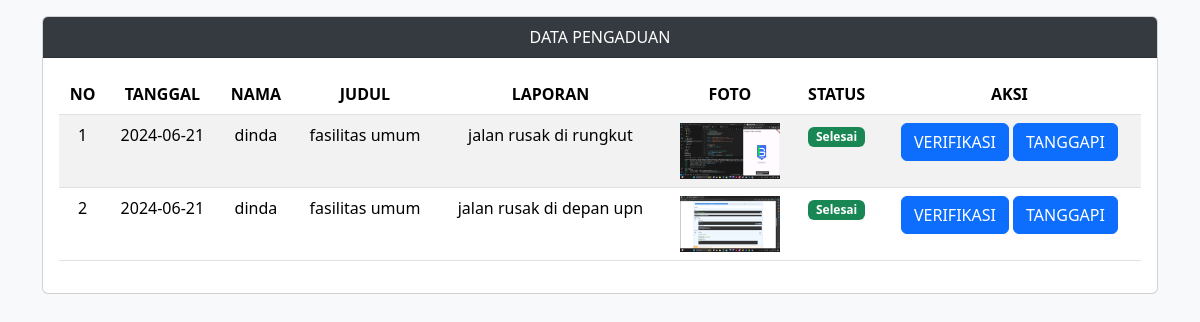
/admin/data_pengaduan.php, run on the app's committed database.
### tables this page shows
CREATE TABLE `pengaduan` (
  `id_pengaduan` int(11) NOT NULL,
  `tgl_pengaduan` date NOT NULL,
  `nik` char(16) NOT NULL,
  `judul_laporan` varchar(50) NOT NULL,
  `isi_laporan` text NOT NULL,
  `foto` varchar(255) NOT NULL,
  `status` enum('menunggu','proses','selesai') NOT NULL
);

CREATE TABLE `masyarakat` (
  `nik` char(16) NOT NULL,
  `nama` varchar(35) NOT NULL,
  `username` varchar(25) NOT NULL,
  `password` varchar(32) NOT NULL,
  `telp` varchar(13) NOT NULL,
  `level` varchar(10) NOT NULL
);

### admin/data_pengaduan.php (the view, shortened to what this page needs)
<!DOCTYPE html>
<html lang="en">
<head>
  <link rel="stylesheet" type="text/css" href="../assets/css/bootstrap.min.css">
</head>
<body>
<div class="container">
  <div class="row">
    <div class="col-md-12 mt-3">
      <div class="card">
        <div class="card-header">
          DATA PENGADUAN
        </div>
        <div class="card-body">
          <table class="table table-striped">
            <thead>
              <tr>
                <th>NO</th>
                <th>TANGGAL</th>
                <th>NAMA</th>
                <th>JUDUL</th>
                <th>LAPORAN</th>
                <th>FOTO</th>
                <th>STATUS</th>
                <th>AKSI</th>
              </tr>
            </thead>
            <tbody>
              <?php
              include '../config/koneksi.php';
              $no = 1;
              $query = mysqli_query($koneksi, "SELECT a.*, b.* FROM pengaduan a INNER JOIN masyarakat b ON a.nik=b.nik ORDER BY id_pengaduan DESC");
              while ($data = mysqli_fetch_array($query)) { ?>
                <tr>
                  <td><?php echo $no++; ?></td>
                  <td><?php echo $data['tgl_pengaduan'] ?></td>
                  <td><?php echo $data['nama'] ?></td>
                  <td><?php echo $data['judul_laporan'] ?></td>
                  <td><?php echo $data['isi_laporan'] ?></td>
                  <td><img src="../assets/img/<?php echo $data['foto'] ?>" width="100"></td>
                  <td>
                    <?php
                    if ($data['status'] == 'proses') {
                      echo "<span class='badge bg-warning'>Proses</span>";
                    } elseif ($data['status'] == 'selesai') {
                      echo "<span class='badge bg-success'>Selesai</span>";
                    } else {
                      echo "<span class='badge bg-danger'>Menunggu</span>";
                    }
                    ?>
                  </td>
                  <td>
                    <a href="" class="btn btn-primary" data-bs-toggle="modal" data-bs-target="#verifikasi<?php echo $data['id_pengaduan'] ?>">VERIFIKASI</a>
                    <a href="" class="btn btn-primary" data-bs-toggle="modal" data-bs-target="#tanggapi<?php echo $data['id_pengaduan'] ?>">TANGGAPI</a>
                  </td>
                </tr>
              <?php } ?>
            </tbody>
          </table>
        </div>
      </div>
    </div>
  </div>
</div>
</body>
</html>

### admin/data_pengaduan.php (style rules this page uses)
body { font-family: 'Segoe UI', Tahoma, Geneva, Verdana, sans-serif; background-color: #f8f9fa; display: flex; flex-direction: column; min-height: 100vh; }
.card-header { background-color: #343a40; color: #fff; }
.card { text-align: center; }

### data on the page
pengaduan: tgl_pengaduan "2024-06-21", nik.nama "dinda", judul_laporan "fasilitas umum", isi_laporan "jalan rusak di rungkut", foto (picture), status "Selesai"
pengaduan: tgl_pengaduan "2024-06-21", nik.nama "dinda", judul_laporan "fasilitas umum", isi_laporan "jalan rusak di depan upn", foto (picture), status "Selesai"
